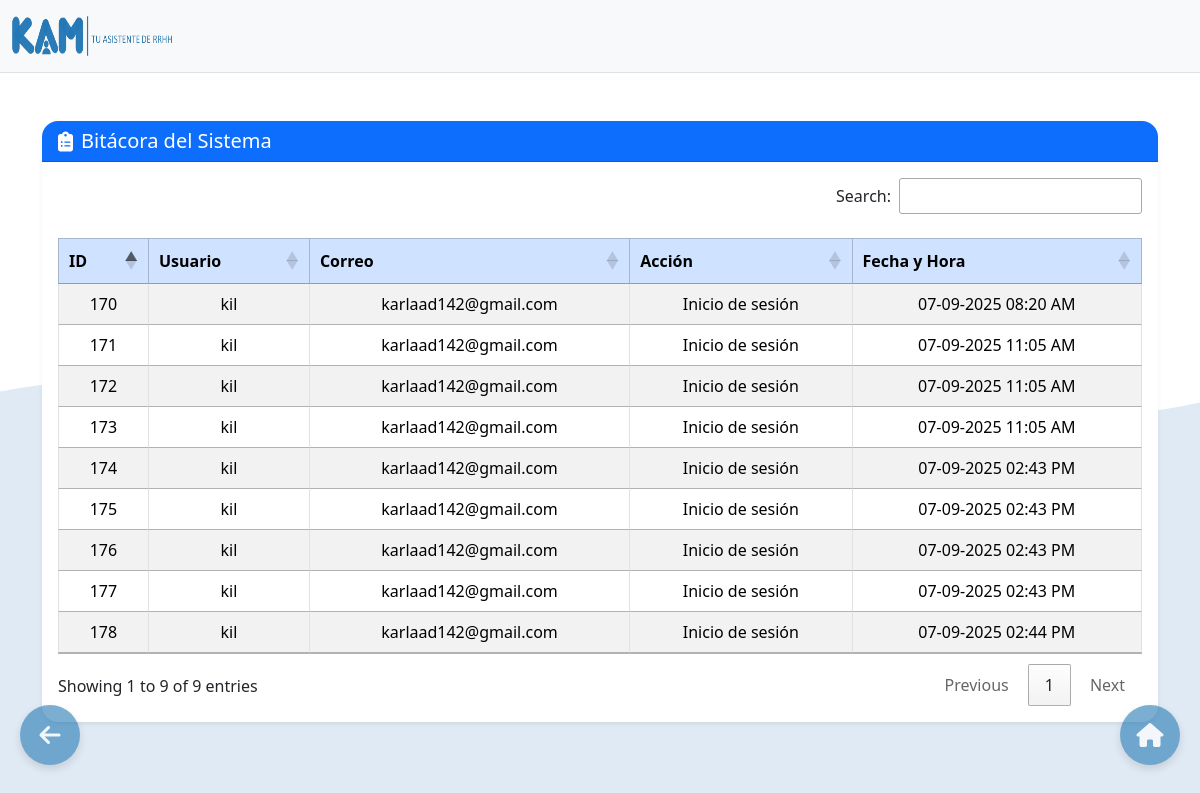
Screenshot of /Bitacora.php (signed in) with the database file from the repository.
### tables this page shows
CREATE TABLE `bitacora` (
  `id` int(11) NOT NULL,
  `usuario_id` int(11) NOT NULL,
  `nombre_usuario` varchar(255) NOT NULL,
  `correo` varchar(255) NOT NULL,
  `accion` varchar(255) NOT NULL,
  `fecha_hora` datetime NOT NULL
);

### Bitacora.php (the view, shortened to what this page needs)
<?php
require_once 'DataBase/conexion.php';
$fecha_actual = date("Y-m-d");
try {
    $query = "SELECT id, usuario_id, nombre_usuario, correo, accion,
              DATE_FORMAT(fecha_hora, '%d-%m-%Y %h:%i %p') AS fecha_hora
              FROM bitacora
              WHERE DATE(fecha_hora) = :fecha
              ORDER BY fecha_hora DESC";
    $stmt = $db->prepare($query);
    $stmt->bindParam(':fecha', $fecha_actual);
    $stmt->execute();
    $result = $stmt->fetchAll();
} catch (PDOException $e) {
    error_log("Error en la consulta: " . $e->getMessage());
    echo "<script>
            Swal.fire({
                icon: 'error',
                title: 'Error en la consulta',
                text: 'No se pudo recuperar la bitácora.',
                confirmButtonText: 'Aceptar'
            });
          </script>";
    exit;
}
?>
<!DOCTYPE html>
<html>
       <head>
        <link rel="stylesheet" href="https://cdn.jsdelivr.net/npm/sweetalert2@11/dist/sweetalert2.min.css">
        <link href="https://cdn.jsdelivr.net/npm/bootstrap@5.3.2/dist/css/bootstrap.min.css" rel="stylesheet">
        <link rel="stylesheet" type="text/css" href="https://cdn.datatables.net/1.11.5/css/jquery.dataTables.css">
        <link rel="stylesheet" href="https://cdnjs.cloudflare.com/ajax/libs/font-awesome/6.5.0/css/all.min.css">
        <link rel="stylesheet" href="https://cdn.datatables.net/1.13.6/css/dataTables.bootstrap5.min.css">
        <link rel="stylesheet" href="Assets/CSS/Reportes.css">
    </head>
<body>
  <div class="container-fluid py-3 border-bottom">
    <div class="d-flex align-items-center justify-content-between flex-wrap">
      <div class="d-flex align-items-center gap-2">
        <img src="Assets/Images/KAM.png" alt="Logo" width="160" height="40">
      </div>
  </div>
</div>
<div class="container my-5">
  <div class="card shadow-sm border-0 rounded-4">
    <div class="card-header bg-primary text-white rounded-top-4 d-flex align-items-center">
      <i class="fas fa-clipboard-list fa-lg me-2"></i>
      <h5 class="mb-0">Bitácora del Sistema</h5>
    </div>
    <div class="card-body rounded-bottom-4">
      <div class="table-responsive">
        <table id="tablaBitacora" class="table table-striped table-bordered align-middle text-center mb-0">
          <thead class="table-primary">
            <tr>
              <th>ID</th>
              <th>Usuario</th>
              <th>Correo</th>
              <th>Acción</th>
              <th>Fecha y Hora</th>
            </tr>
          </thead>
          <tbody>
            <?php foreach ($result as $row): ?>
              <tr>
                <td><?= htmlspecialchars($row['id']) ?></td>
                <td><?= htmlspecialchars($row['nombre_usuario']) ?></td>
                <td><?= htmlspecialchars($row['correo']) ?></td>
                <td><?= htmlspecialchars($row['accion']) ?></td>
                <td><?= htmlspecialchars($row['fecha_hora']) ?></td>
              </tr>
            <?php endforeach; ?>
          </tbody>
        </table>
      </div>
    </div>
  </div>
</div>
<a href="Inicio.php">
  <div class="floating-button right-button">
    <i class="fas fa-house fa-xl text-white"></i>
  </div>
</a>
<a href="javascript:history.back()">
  <div class="floating-button left-button">
    <i class="fas fa-arrow-left fa-xl text-white"></i>
  </div>
</a>
</body></html>

### Assets/CSS/Reportes.css (style rules this page uses)
.container-fluid { position: relative; z-index: 2; background-color: #f8f9fa; backdrop-filter: none; }

### Bitacora.php (style rules this page uses)
.floating-button { background-color: #2378b2; opacity: 0.6; border: none; border-radius: 50%; width: 60px; height: 60px; position: fixed; bottom: 35px; cursor: pointer; display: flex; justify-content: center; align-items: center; box-shadow: 0 4px 8px rgba(0, 0, 0, 0.2); transition: opacity 0.3s ease; z-index: 10; }
.right-button { right: 20px; }
.left-button { left: 20px; }

### rows the page displays
bitacora: id "171", nombre_usuario "kil", correo "karlaad142@gmail.com", accion "Inicio de sesión", fecha_hora "07-09-2025 11:05 AM"
bitacora: id "172", nombre_usuario "kil", correo "karlaad142@gmail.com", accion "Inicio de sesión", fecha_hora "07-09-2025 11:05 AM"
bitacora: id "173", nombre_usuario "kil", correo "karlaad142@gmail.com", accion "Inicio de sesión", fecha_hora "07-09-2025 11:05 AM"
bitacora: id "170", nombre_usuario "kil", correo "karlaad142@gmail.com", accion "Inicio de sesión", fecha_hora "07-09-2025 08:20 AM"
bitacora: id "178", nombre_usuario "kil", correo "karlaad142@gmail.com", accion "Inicio de sesión", fecha_hora "07-09-2025 02:44 PM"
bitacora: id "174", nombre_usuario "kil", correo "karlaad142@gmail.com", accion "Inicio de sesión", fecha_hora "07-09-2025 02:43 PM"
bitacora: id "175", nombre_usuario "kil", correo "karlaad142@gmail.com", accion "Inicio de sesión", fecha_hora "07-09-2025 02:43 PM"
bitacora: id "176", nombre_usuario "kil", correo "karlaad142@gmail.com", accion "Inicio de sesión", fecha_hora "07-09-2025 02:43 PM"
bitacora: id "177", nombre_usuario "kil", correo "karlaad142@gmail.com", accion "Inicio de sesión", fecha_hora "07-09-2025 02:43 PM"
